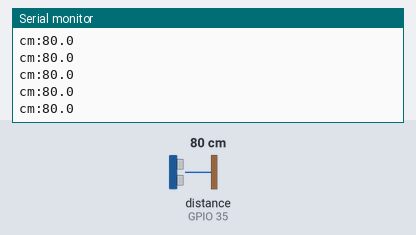
A sketch run on a simulated ESP32. Shown: the last lines printed to the serial monitor. Wiring (inferred from the names in the program): ultrasonic range finder: trigger GPIO 32; echo GPIO 35. The test bench sets the inputs (shaded band); at power-on: distance to the obstacle (sensor on GPIO 35) 80 cm. The echo pulse lasts 58.3 µs per cm.

Above: at 1.2 s.
1.3 s: distance to the obstacle (sensor on GPIO 35) set to 2 cm
At 1.59 s:
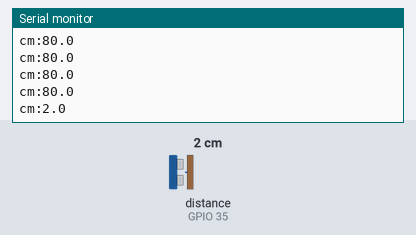
2.8 s: distance to the obstacle (sensor on GPIO 35) set to 4 cm
At 2.8 s:
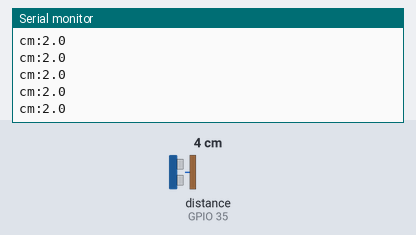
Timing chart, 0 to 5.8 s (numbered marks = the images above; inputs shaded):
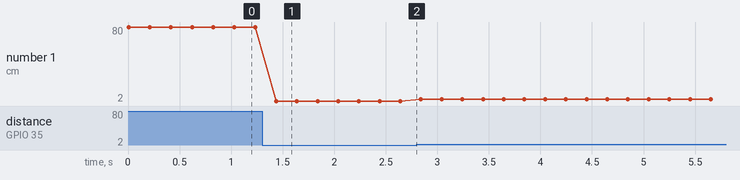

The sketch:

distance_test.ino
```cpp
// distance_test — 超音波センサー (HC-SR04) で距離を測って表示する
// 手や箱を近づけ遠ざけして、cm が素直に変わるかを確かめる。
// シリアルプロッタ (115200bps) でグラフでも見られる。
//
// 配線 (秋月の HC-SR04 は 3〜5.5V で動く版。3.3V で動かすと Echo も 3.3V で返るので、そのまま ESP32 に入れられる):
//   HC-SR04 VCC → 3V3 / GND → GND / Trig → IO32 / Echo → IO35
//   ※ 5V で動かすと Echo も 5V になる。その場合は ESP32 に直接つながないこと
// ボード: ESP32 Dev Module / ESP32 Arduino core 3.x

const int TRIG_PIN = 32;
const int ECHO_PIN = 35;             // 入力専用ピン。Echo の受け口にちょうどいい

// 音速 343 m/s → 1cm を往復するのに 58.3µs かかる
const float US_PER_CM = 58.3f;
const unsigned long ECHO_TIMEOUT_US = 30000;   // 30ms ≒ 5m。これ以上は「何もない」とみなす
const unsigned long INTERVAL_MS = 200;         // データシート: 測定の間隔は 200ms 以上

// 距離 [cm] を返す。反射が返ってこなければ -1
float measureCm() {
  digitalWrite(TRIG_PIN, LOW);
  delayMicroseconds(2);
  digitalWrite(TRIG_PIN, HIGH);      // 10µs 以上のパルスで 1 回測定
  delayMicroseconds(12);
  digitalWrite(TRIG_PIN, LOW);
  unsigned long us = pulseIn(ECHO_PIN, HIGH, ECHO_TIMEOUT_US);
  if (us == 0) return -1;
  return us / US_PER_CM;
}

void setup() {
  Serial.begin(115200);
  pinMode(TRIG_PIN, OUTPUT);
  pinMode(ECHO_PIN, INPUT);
  digitalWrite(TRIG_PIN, LOW);
}

void loop() {
  float cm = measureCm();
  if (cm < 0) {
    Serial.println("cm:-1");         // 何も返ってこない (遠すぎる / 斜めの面 / 配線ミス)
  } else {
    Serial.printf("cm:%.1f\n", cm);
  }
  delay(INTERVAL_MS);
}
```

Measured:
- after the input at 1.3 s, the serial monitor: prints a new line after 0.14 s (image 1)
- plotted number 1: 80 → 2 after the input at 1.3 s, 2 → 4 after the input at 2.8 s
